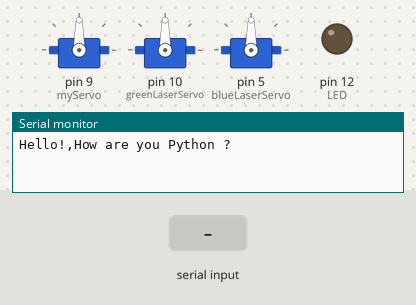
Bench run of a sketch on a simulated Arduino Uno, built with avr-gcc and run on an emulated ATmega328P. Shown: 3 × servo, output pins drawn as LEDs (lit = HIGH), the last lines printed to the serial monitor. Inputs (shaded band) come from the test bench.

Above: at 1.4 s.
1.5 s: "G" received over Serial
At 2.7 s:
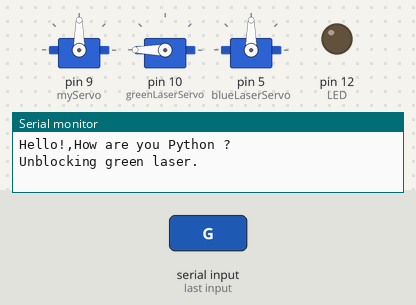
3.0 s: byte 69 ('E') received over Serial
At 3.8 s:
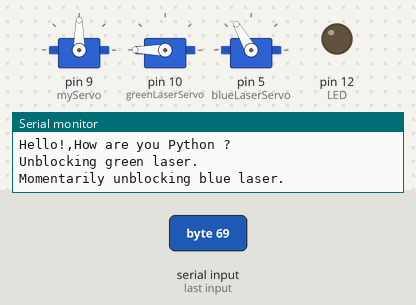
5.5 s: "H90\n" received over Serial
At 6.0 s:
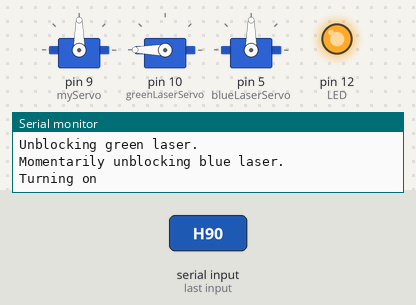
7.0 s: "B" received over Serial
At 8.2 s:
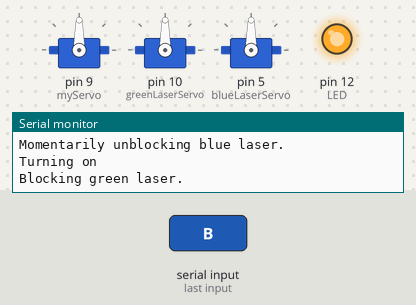
8.5 s: "Q" received over Serial
At 9.5 s:
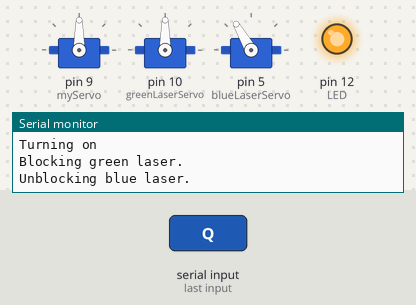
10.0 s: "L90\n" received over Serial
At 10.6 s:
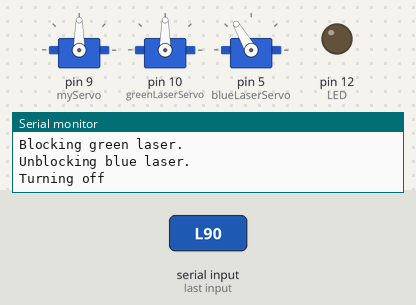
Timing chart, 0 to 12.5 s (numbered marks = the images above; inputs shaded):
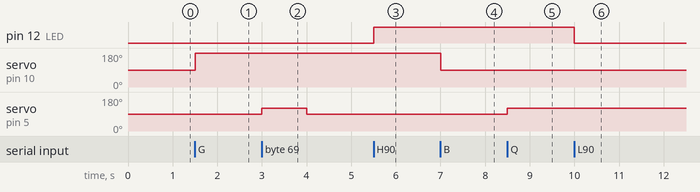

Measured:
- after the input at 1.5 s, servo on pin 10 (greenLaserServo): 90° → 180° at once
- after the input at 3.0 s, servo on pin 5 (blueLaserServo): 90° → 120° at once, → 90° 1.0 s later
- after the input at 5.5 s, pin 12 (LED): LOW → HIGH at once
- after the input at 7.0 s, servo on pin 10 (greenLaserServo): 180° → 90° at once
- after the input at 8.5 s, servo on pin 5 (blueLaserServo): 90° → 120° at once
- after the input at 10.0 s, pin 12 (LED): HIGH → LOW at once

The sketch:

ControlLedPython_V2.ino
```cpp
int incomingByte;
const int LED=12;
int onTime;
int tmp;
#include <Servo.h>
Servo myServo;
Servo greenLaserServo;
Servo blueLaserServo;

int angle;
int greenLaserAngle;
int blueLaserAngle;

void setup() {
  myServo.attach(9);                       // Connect both servos.
  greenLaserServo.attach(10);
  blueLaserServo.attach(5);
  Serial.begin(9600);                      //initialize serial COM at 9600 baudrate
  pinMode(LED, OUTPUT);                    //declare the LED pin (12) as output
  digitalWrite(LED, LOW);
  delay(100);
  Serial.println("Hello!,How are you Python ?");
  onTime = 1000;
  delay(100);
  angle = 90;

  myServo.write(angle);
  greenLaserAngle = 90;
  greenLaserServo.write(greenLaserAngle);

  blueLaserAngle = 90;
  blueLaserServo.write(blueLaserAngle);
}

void loop() {
  // put your main code here, to run repeatedly:
  // TODO rewrite this code to make it more readable and easier to use.
  // See if there is a case statement which may be used. Perhaps  2 letter signals?

  if (Serial.available() > 0) {
    // read the oldest byte in the serial buffer:
    incomingByte = Serial.read();
    // if it's a capital H (ASCII 72), turn on the LED:
    switch (incomingByte){
      case 'H':
        digitalWrite(LED, HIGH);
        Serial.println("Turning on");
        break;
      case 'L':
        digitalWrite(LED, LOW);
        Serial.println("Turning off");
        break;

      case 'T':
        digitalWrite(LED, HIGH);
        Serial.println("Turning on then off");
        delay(onTime);
        digitalWrite(LED, LOW);
        break;

      case 'S':
        Serial.println("S recieved expecting int next");
        while (Serial.available()==0){delay(10);}

        tmp = Serial.parseInt();
        if (tmp > 0){
          Serial.println("On time set to: ");
          Serial.println(tmp);
          onTime = tmp;
        }
        else{
          Serial.println("Trying to set invalid timeframe!");
          Serial.println(tmp);
        }
        break;

      case 'O':
        Serial.println("Opening the shutter.");
        angle = 140; // TODO replace with better name
        myServo.write(angle);
        break;

      case 'C':
        Serial.println("Closing the shutter.");
        angle = 90;
        myServo.write(angle);
        break;

      case 'G':
        Serial.println("Unblocking green laser.");
        greenLaserAngle = 180;
        greenLaserServo.write(greenLaserAngle);
        break;
      case 'B':
        Serial.println("Blocking green laser.");
        greenLaserAngle = 90;
        greenLaserServo.write(greenLaserAngle);
        break;
      case 'Q':
        Serial.println("Unblocking blue laser.");
        blueLaserAngle = 120;
        blueLaserServo.write(blueLaserAngle);
        break;
      case 'W':
        Serial.println("Blocking blue laser.");
        blueLaserAngle = 90;
        blueLaserServo.write(blueLaserAngle);
        break;
      case 'E':
        Serial.println("Momentarily unblocking blue laser.");
        blueLaserAngle = 120;
        blueLaserServo.write(blueLaserAngle);
        delay(onTime);
        blueLaserAngle = 90;
        blueLaserServo.write(blueLaserAngle);
        break;

      default:
        break;
    }

  }
}
```
